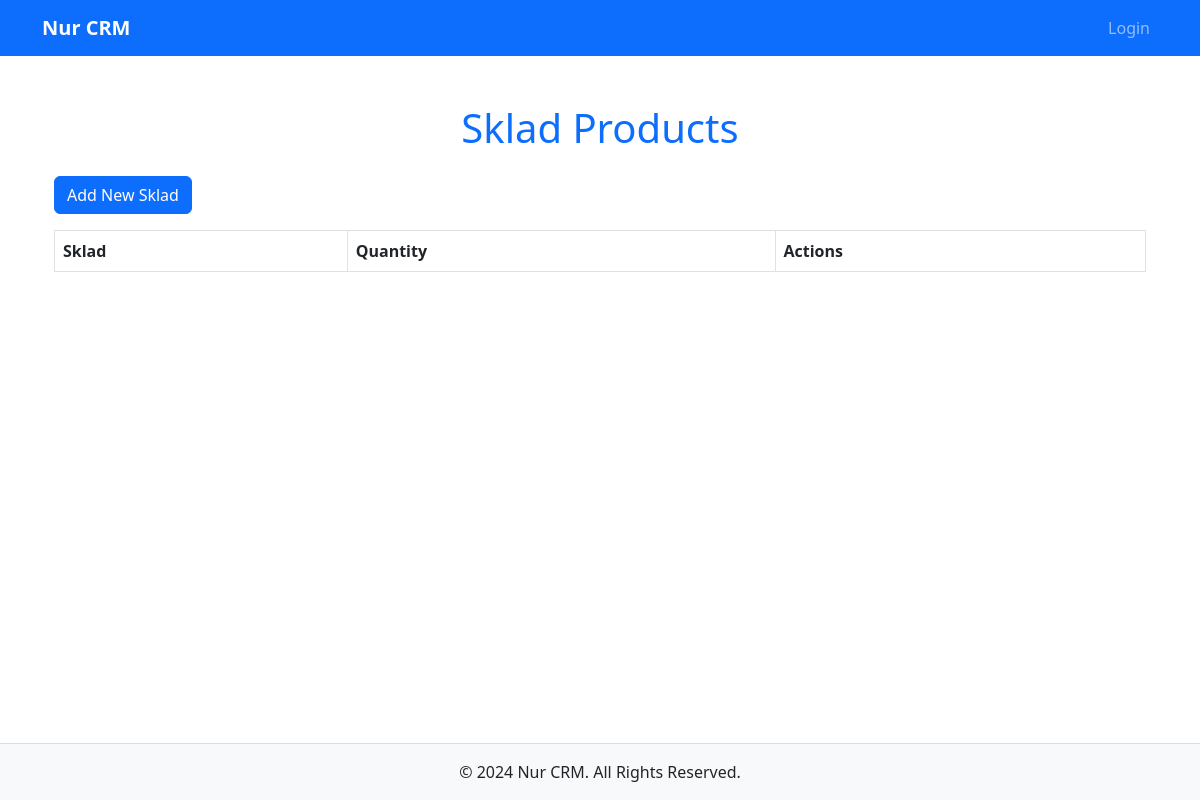
/nur/sklads/, run on an earlier commit of the app's database.
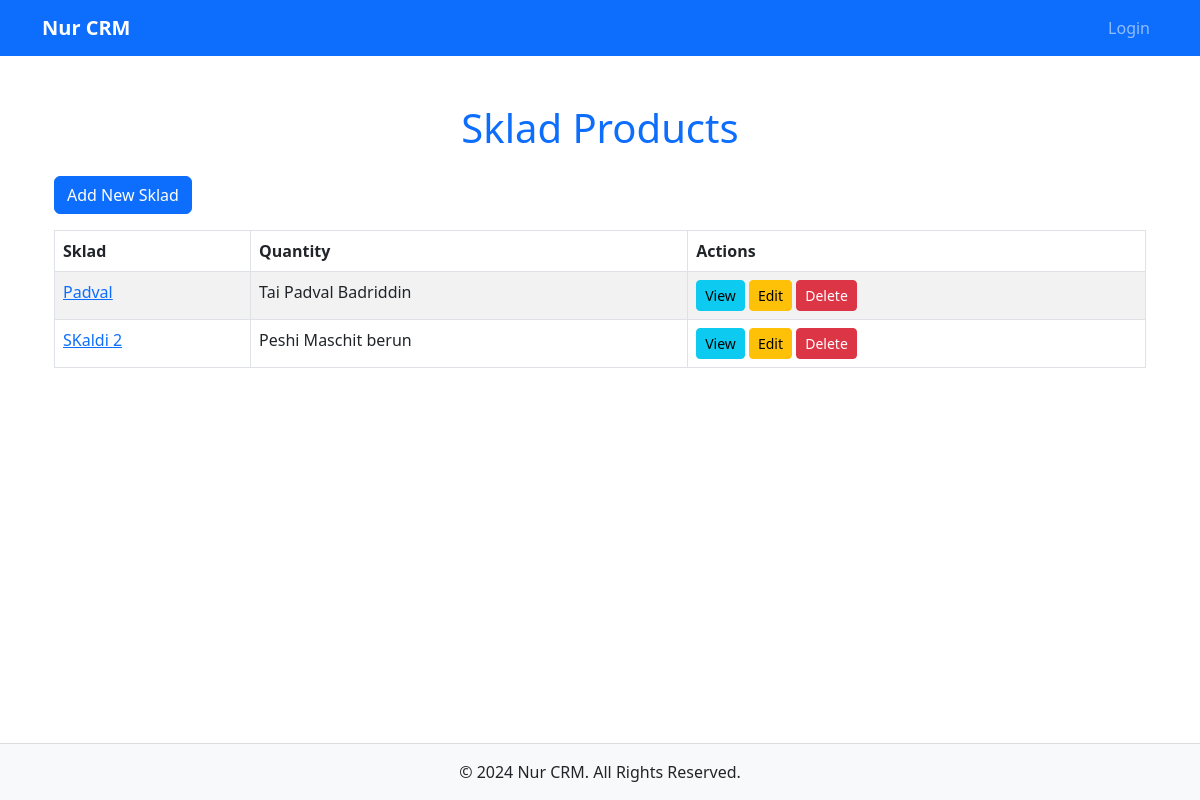
And on a later commit of the database.
### Nur/models.py (models this page shows, shortened)
class Sklad(models.Model):
    name = models.CharField(max_length=50)
    location = models.CharField(max_length=50)
    is_active = models.BooleanField(default=True)

### Nur/views.py (the view)
# urls.py: path('sklads/', SkladListView.as_view(), name='sklad-list'),
class SkladListView(generic.ListView):
    model = Sklad
    template_name = 'sklad/sklad_list.html'

### templates/sklad/sklad_list.html (shortened to what this page needs)
{% extends 'main/base.html' %}
{% block content %}
    <div class="container mt-4">
        <h1 class="text-center text-primary mb-4">Sklad Products</h1>
        <a href="{% url 'sklad-create' %}" class="btn btn-primary mb-3"> Add New Sklad</a>
        <div class="table-responsive">
            <table class="table table-bordered table-striped table-hover">
                <thead class="thead-dark">
                    <tr>
                        <th>Sklad</th>
                        <th>Quantity</th>
                        <th>Actions</th>
                    </tr>
                </thead>
                <tbody>
                    {% for sklad in object_list %}
                    <tr>
                        <td><a href="{% url 'sklad-product-list' %}">{{ sklad.name }}</a></td>
                        <td>{{ sklad.location }}</td>
                        <td>
                            <a href="{% url 'sklad-detail' sklad.id %}" class="btn btn-info btn-sm">
                                 View
                            </a>
                            <a href="{% url 'sklad-update' sklad.id %}" class="btn btn-warning btn-sm">
                                 Edit
                            </a>
                            <a href="{% url 'sklad-delete' sklad.id %}" class="btn btn-danger btn-sm">
                                 Delete
                            </a>
                        </td>
                    </tr>
                {% endfor %}
                </tbody>
            </table>
        </div>
    </div>
{% endblock %}

What changed in the data, as far as the page shows it:
added Sklad: name "Padval", location "Tai Padval Badriddin"
added Sklad: name "SKaldi 2", location "Peshi Maschit berun"
